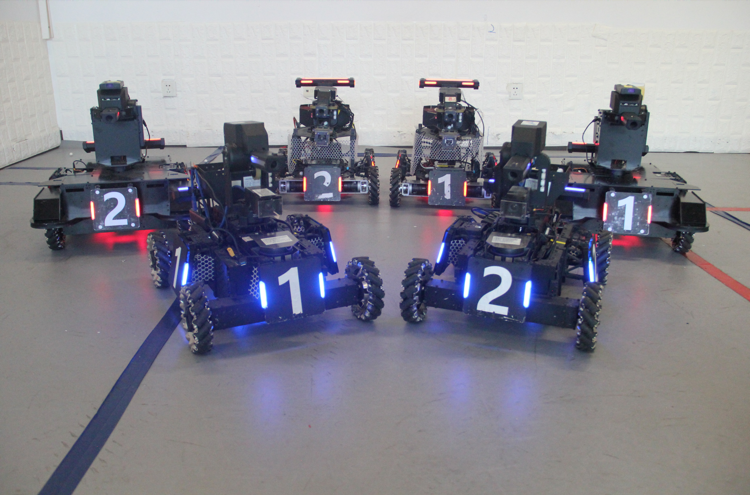
#> input picture images/RM.png, 750 x 495 px
$ python -i armor_detect_withlightbox.py   (imports and definitions only)
#> lines starting #> are read from the running program, lines starting #| are printed output that depends on the picture
# -*- coding: utf-8 -*-
"""
Created on Wed Aug 19 10:41:53 2020

@author: Administrator
"""
import cv2
import numpy as np
import math

show_detail = False
make_video = False

# [24 lines left out: function read_morphology, not called in this run]

def read_morphology_withlightbox(frame):  # read cap and morphological operation to get led binary image.
    size_img = frame.shape[:2]

    #WIDTH, HIGH = int(570), int(600)
    factor = round(200/size_img[0])
    WIDTH, HIGH = int(size_img[1] * factor), int(size_img[0] * factor)

    frame = cv2.resize(frame, (WIDTH, HIGH), interpolation=cv2.INTER_CUBIC)

    mask = hsv_change(frame)
    dst_open = open_binary(mask, 13, 13)
    #dst_close = close_binary(mask, 3, 3)
    dst_erode = erode_binary(dst_open, 7, 7)
    #dst_erode = erode_binary(dst_close, 3, 3)
    dst_dilate = dilate_binary(dst_erode, 3, 3)
    cv2.circle(frame, (int(WIDTH / 2), int(HIGH / 2)), 2, (255, 0, 255), -1)

    if show_detail:
        mask = cv2.resize(mask,(600,500),interpolation=cv2.INTER_CUBIC)
        dst_dilate1 = cv2.resize(dst_dilate,(600,500),interpolation=cv2.INTER_CUBIC)

        #cv2.imshow("mask", mask)
        cv2.imshow("mask",dst_dilate1)
        cv2.moveWindow("mask", 0, 0)
        #cv2.moveWindow("dilate", 650, 0)
    return dst_dilate, frame, factor

# [162 lines left out: functions hsv_change, open_binary, close_binary, erode_binary, dilate_binary, find_contours_withlightbox, not called in this run]

# [6 lines not run here, left out]

>>> import cv2
>>> picture = cv2.imread('../images/RM.png', cv2.IMREAD_GRAYSCALE)
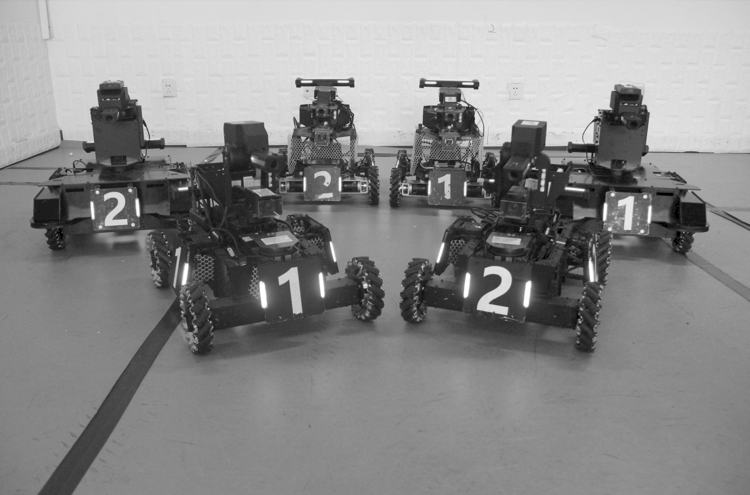
#> picture: shape (495, 750); min 0, max 255, mean 137.4
>>> result = read_morphology_withlightbox(picture)
#> (the run stopped early here; a loop or call above may not have finished)
